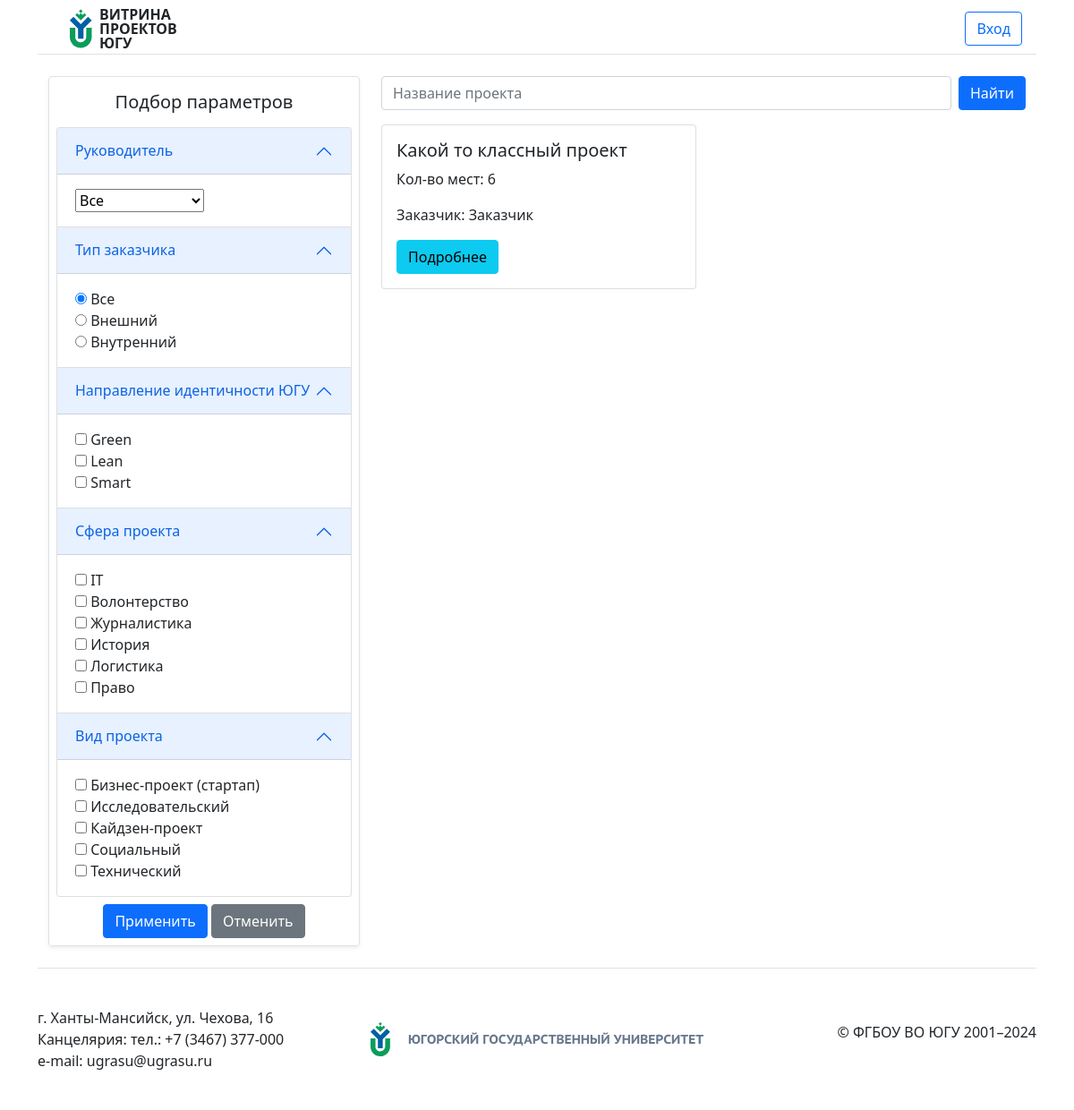
Before: / with the older database file.
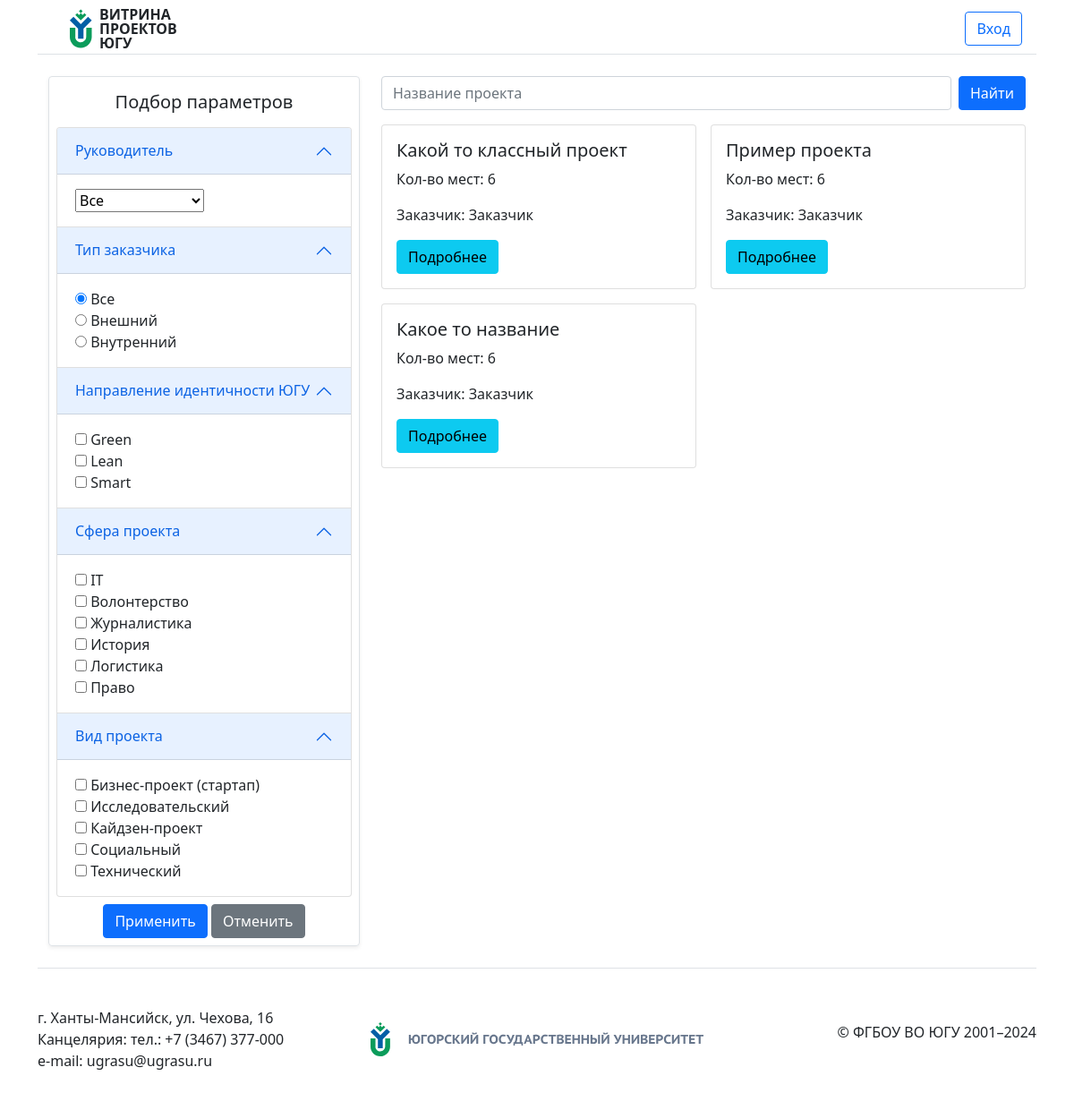
After: the same page with the newer database file.
### showcase_projects/models.py (models this page shows, shortened)
class Project(models.Model):
    class Meta:
        permissions = [
            ("change_status_project", "Can change status project"),
        ]
    CUSTOMER_TYPE = [
        ('external' ,'Внешний'),
        ('interior' ,'Внутренний'),
    ]
    order = models.OneToOneField(Order, on_delete=models.CASCADE, default=None, null=True, blank=True,)
    place = models.IntegerField(default=6)
    lecturer = models.ForeignKey(Lecturer, on_delete=models.CASCADE, default=None, null=True, blank=True, related_name='lecturer')
    customer_type = models.CharField(max_length=20, choices=CUSTOMER_TYPE, default='processing')

class ModelWithStatus(models.Model):
    class Meta:
        abstract = True
    STATUS_CHOICES = [
        ('accepted', 'Принят'),
        ('processing', 'В обработке'),
        ('rejected', 'Отклонен'),
    ]
    status = models.CharField(max_length=20, choices=STATUS_CHOICES, default='processing')

class Order(ModelWithStatus):
    title = models.CharField(max_length=100)
    description = models.TextField()
    customer = models.ForeignKey(Customer, on_delete=models.CASCADE, related_name='customer')
    directionIdentity = models.ManyToManyField(DirectionIdentity)
    spheres = models.ManyToManyField(Spheres)
    types = models.ManyToManyField(Types)

### registration/models.py (models this page shows)
class Profile(models.Model):
    user = models.OneToOneField(
        User, on_delete=models.CASCADE,
    )
    class Meta:
        abstract = True
    def __str__(self):
        return self.user.username

class Customer(Profile):
    pass

### showcase_projects/views.py (the view)
# urls.py: path('', ProjectListView.as_view(model=Project), name='home'),
class ProjectListView(ListView):
    queryset = Project.objects.all()
    template_name = 'showcase_projects/home.html'
    context_object_name = 'projects'
    paginate_by = 4
    def get_queryset(self):
        queryset = super().get_queryset()
        query = self.request.GET.get('q')
        filters = self.request.GET
        if query:
            queryset = queryset.filter(Q(order__title__icontains=query))
        self.filterset = ProjectFilter(filters, queryset=queryset)
        return self.filterset.qs
    def get_context_data(self, **kwargs):
        context = super().get_context_data(**kwargs)
        context['projectFilter'] = self.filterset.form
        context['applied_filters'] = self.request.GET.urlencode()
        return context

### showcase_projects/models.py (called while the page is built)
    def __str__(self):
        return self.title

    def __str__(self):
        return self.title

    def __str__(self):
        return self.title

### showcase_projects/templates/showcase_projects/home.html (shortened to what this page needs)
{% extends "showcase_projects/base.html" %}
{% block content %}
<div class="container-fluid">
    <div class="row">
        <div class="col-md-8 order-md-2">
            <section class="text-center">
                <form action="{% url 'home' %}" method="get"
                    class="d-flex justify-content-between align-items-center mb-3">
                    <input name="q" type="text" class="form-control me-2" id="searchProject"
                        placeholder="Название проекта">
                    <button type="submit" class="btn btn-primary">Найти</button>
                </form>
            </section>
            <div class="row row-cols-1 row-cols-md-2 g-3">
                {% if projects %}
                    {% for project in projects %}
                        {% include "showcase_projects/project_card.html" %}
                    {% endfor %}
                {% else %}
                    <div class="col">
                        <h2>Проектов нет!</h2>
                    </div>
                {% endif %}
            </div>
        </div>
        <div class="col-md-4 order-md-1" id="filtersColumn">
            <div class="row p-2 g-0 border rounded overflow-hidden flex-md-row mb-4 shadow-sm h-md-250 position-relative" style="overflow-y: auto;">
                <h5 class="text-center mb-3 mt-2">Подбор параметров</h5>
                <form method="get">
                    <div class="accordion" id="projectFiltersAccordion">
                        {% for filter in projectFilter %}
                            <div class="accordion-item">
                                <h2 class="accordion-header" id="filterHeading{{ forloop.counter }}">
                                    <button class="accordion-button" type="button" data-bs-toggle="collapse" data-bs-target="#filterCollapse{{ forloop.counter }}" aria-expanded="true" aria-controls="filterCollapse{{ forloop.counter }}">
                                        {{ filter.label }}
                                    </button>
                                </h2>
                                <div id="filterCollapse{{ forloop.counter }}" class="accordion-collapse collapse show" aria-labelledby="filterHeading{{ forloop.counter }}">
                                    <div class="accordion-body">
                                        {{ filter }}
                                    </div>
                                </div>
                            </div>
                        {% endfor %}
                    </div>
                    <div class="col text-center">
                        <input type="submit" class="btn btn-primary btn-block mt-2" value="Применить" />
                        <button type="button" class="btn btn-secondary btn-block mt-2" onclick="clearFilters()">Отменить</button>
                    </div>
                </form>
            </div>
        </div>
    </div>
</div>
{% endblock content %}

### showcase_projects/templates/showcase_projects/project_card.html
<div class="col">
    <div class="card h-100">
        <div class="card-body">
            <h5 class="card-title">{{ project.order.title }}</h5>
            <p class="card-text">Кол-во мест: {{ project.place }}</p>
            <p class="card-text">Заказчик: {{ project.order.customer.user.username }}</p>
            <a href="{% url 'project-detail' project.id %}" class="btn btn-info">Подробнее</a>
        </div>
    </div>
</div>

Changed rows visible on the page:
added Project: order "Пример проекта", place "6", order.customer.user.username "Заказчик"
added Project: order "Какое то название", place "6", order.customer.user.username "Заказчик"
